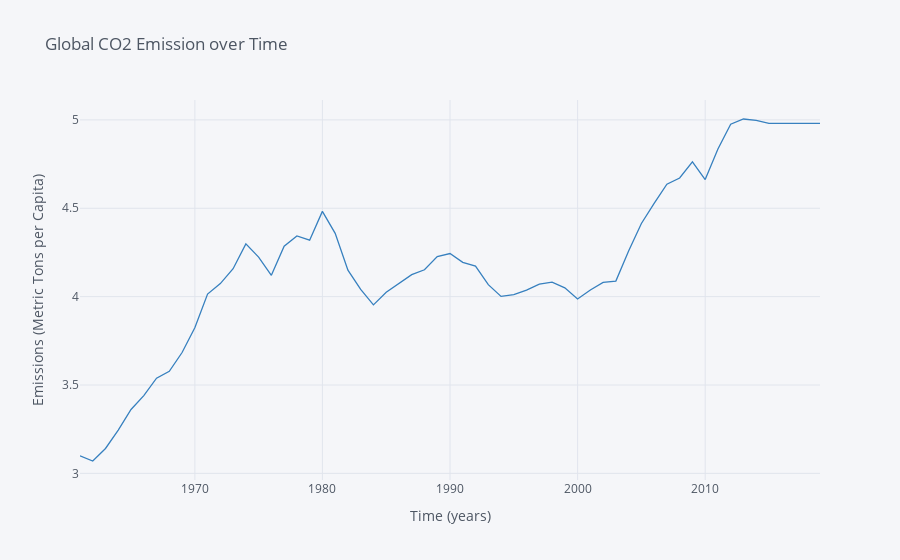

The code cell stored with this chart in its notebook:
### Code cell
e.iplot(kind='line', xTitle='Time (years)', color='Blue',
                  yTitle='Emissions (Metric Tons per Capita)', title='Global CO2 Emission over Time')

### Figure 1 — Plotly figure (JSON) as saved in the notebook; plotly's stock layout.template omitted (floating-point values rounded to 4 significant figures)
{"data": [{"line": {"color": "rgba(55, 128, 191, 1.0)", "dash": "solid", "shape": "linear", "width": 1.3}, "mode": "lines", "name": "Global CO2 Emissions per Capita", "text": "", "type": "scatter", "x": ["1960-12-31", "1961-12-31", "1962-12-31", "1963-12-31", "1964-12-31", "1965-12-31", "1966-12-31", "1967-12-31", "1968-12-31", "1969-12-31", "1970-12-31", "1971-12-31", "1972-12-31", "1973-12-31", "1974-12-31", "1975-12-31", "1976-12-31", "1977-12-31", "1978-12-31", "1979-12-31", "1980-12-31", "1981-12-31", "1982-12-31", "1983-12-31", "1984-12-31", "1985-12-31", "1986-12-31", "1987-12-31", "1988-12-31", "1989-12-31", "1990-12-31", "1991-12-31", "1992-12-31", "1993-12-31", "1994-12-31", "1995-12-31", "1996-12-31", "1997-12-31", "1998-12-31", "1999-12-31", "2000-12-31", "2001-12-31", "2002-12-31", "2003-12-31", "2004-12-31", "2005-12-31", "2006-12-31", "2007-12-31", "2008-12-31", "2009-12-31", "2010-12-31", "2011-12-31", "2012-12-31", "2013-12-31", "2014-12-31", "2015-12-31", "2016-12-31", "2017-12-31", "2018-12-31"], "y": [3.099, 3.07, 3.141, 3.245, 3.361, 3.44, 3.539, 3.578, 3.684, 3.824, 4.015, 4.074, 4.158, 4.299, 4.224, 4.121, 4.285, 4.343, 4.32, 4.482, 4.358, 4.15, 4.041, 3.954, 4.025, 4.074, 4.124, 4.152, 4.227, 4.244, 4.194, 4.173, 4.068, 4.002, 4.011, 4.036, 4.071, 4.082, 4.05, 3.986, 4.038, 4.081, 4.088, 4.258, 4.414, 4.528, 4.636, 4.671, 4.762, 4.662, 4.835, 4.975, 5.005, 4.998, 4.981, 4.981, 4.981, 4.981, 4.981]}], "layout": {"legend": {"bgcolor": "#F5F6F9", "font": {"color": "#4D5663"}}, "paper_bgcolor": "#F5F6F9", "plot_bgcolor": "#F5F6F9", "title": {"font": {"color": "#4D5663"}, "text": "Global CO2 Emission over Time"}, "xaxis": {"gridcolor": "#E1E5ED", "showgrid": true, "tickfont": {"color": "#4D5663"}, "title": {"font": {"color": "#4D5663"}, "text": "Time (years)"}, "zerolinecolor": "#E1E5ED"}, "yaxis": {"gridcolor": "#E1E5ED", "showgrid": true, "tickfont": {"color": "#4D5663"}, "title": {"font": {"color": "#4D5663"}, "text": "Emissions (Metric Tons per Capita)"}, "zerolinecolor": "#E1E5ED"}}}
